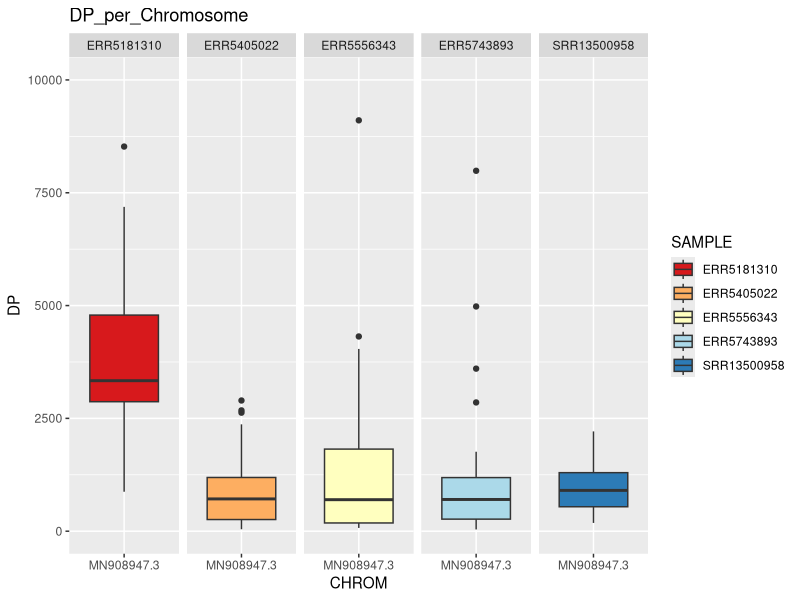
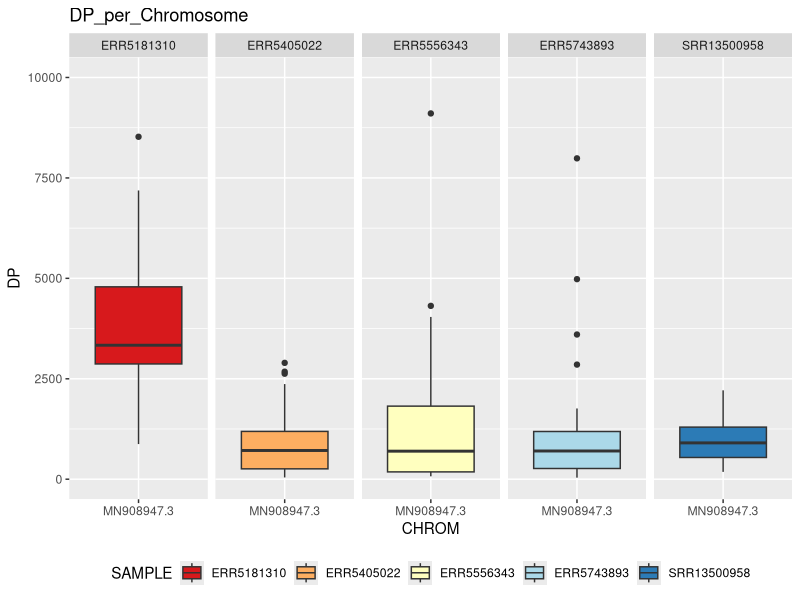
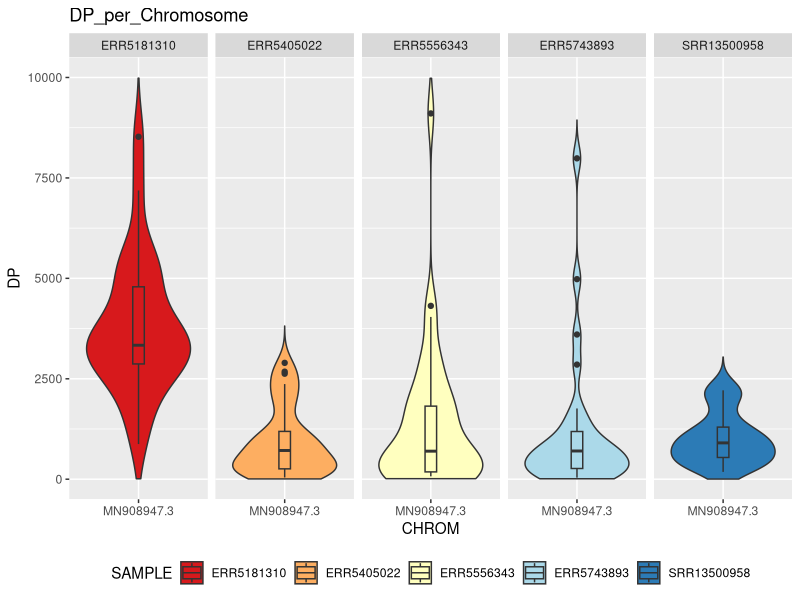
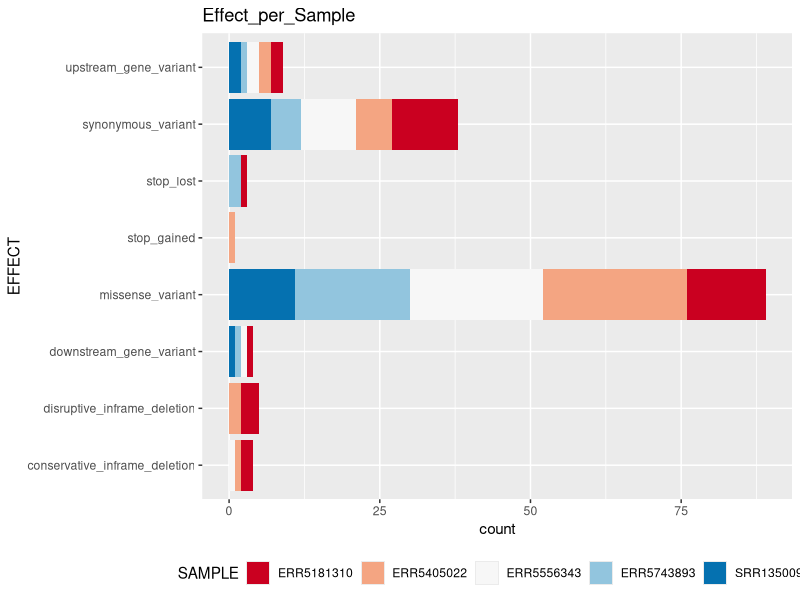
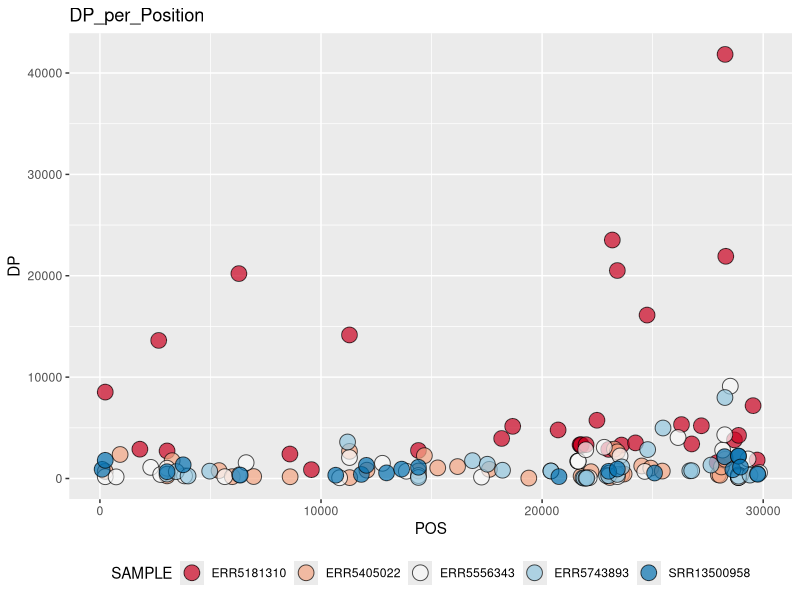
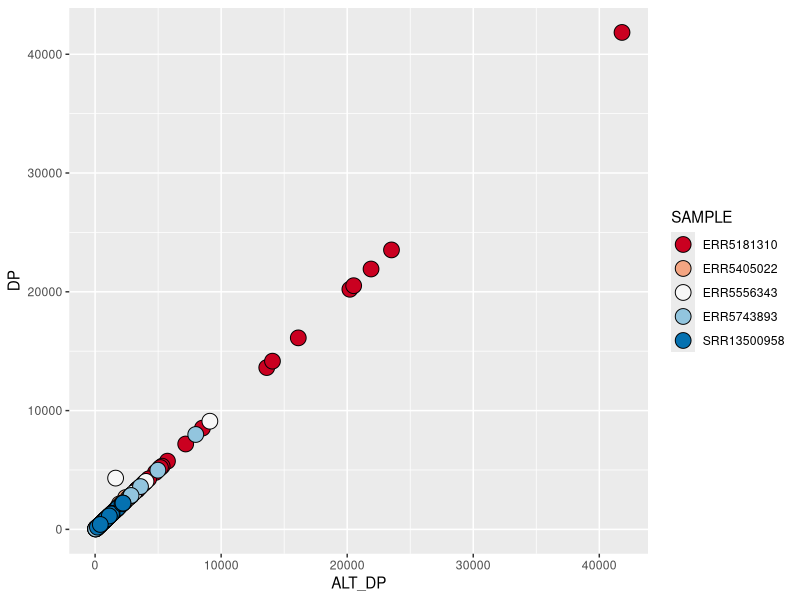
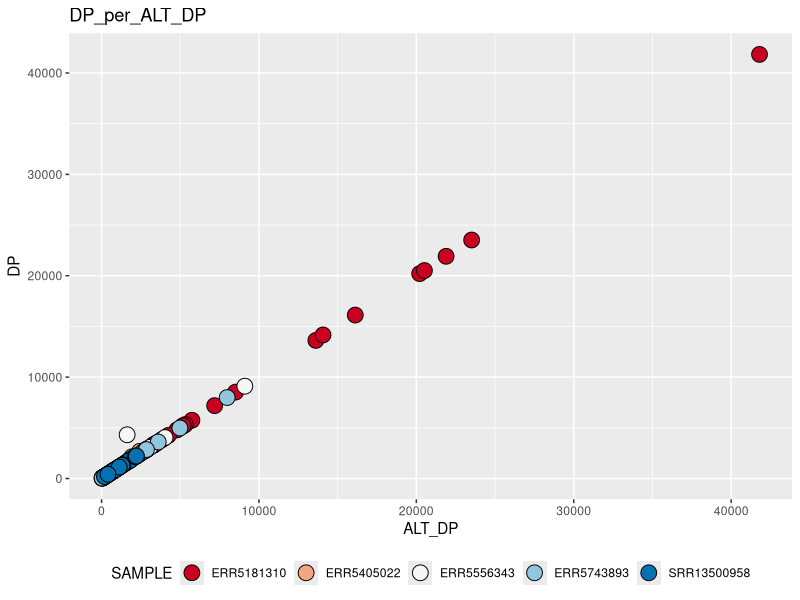

Reproduce these figures in R, in order.
getwd()

# load tidyverse package
library(tidyverse)

#load dataset 
var <- read.csv("variants_long_table.csv")

#explore dataset
head(var)
view(var)

## Check the dimension of the data
dim(var)

# Display the structure of your R object
str(var)

summary(var)

#transform dataframe into tibble
var_tb <- as_tibble(var)

# Compute a LOG2 transformation on the DP values

var_tb_log <- var_tb %>% mutate(DP_log2 = log2(DP))

select(var_tb_log, SAMPLE, REF, ALT, DP, DP_log2) %>% head()

#calculate mean DP value for each sample
var_tb %>% group_by(SAMPLE) %>% summarise(mean(DP))

var_tb %>% mutate(DP100 = DP/100) %>% select(SAMPLE, DP, DP100)

# Distribution of DP values per chromosome and per sample
ggplot(data = var_tb, aes(x=CHROM, y=DP, fill= SAMPLE)) + 
  geom_boxplot() + ylim(0,10000) + scale_fill_brewer(palette="RdYlBu") + 
  labs(title="DP_per_Chromosome") + facet_grid(. ~ SAMPLE)

# Define a variable with plotting options
p_DP_CHROM <- ggplot(data = var_tb, aes(x=CHROM, y=DP, fill= SAMPLE)) + ylim(0,10000) + scale_fill_brewer(palette="RdYlBu") + labs(title="DP_per_Chromosome") + theme(legend.position="bottom")

# Test boxplots with faceting 
p_DP_CHROM + geom_boxplot() + facet_grid(. ~ SAMPLE)

# Combine violin plots and boxplots with faceting
p_DP_CHROM + geom_violin(trim=FALSE) + facet_grid(. ~ SAMPLE) + geom_boxplot(width=0.1)

# Count number of different effects per sample
p_EFFECT <- ggplot(data = var_tb, aes(y=EFFECT, fill= SAMPLE)) + scale_fill_brewer(palette="RdBu") + labs(title="Effect_per_Sample") + theme(legend.position="bottom")

p_EFFECT + geom_bar()

# Count the number of different effects

var_tb %>% count(EFFECT)

# Count the number of different effects and link them to sample information

var_tb %>% count(EFFECT, SAMPLE, sort = TRUE)

# Counting the effects per gene

var_tb %>% count(EFFECT, GENE, sort = TRUE)

# Filtering option 1 to select for effect on stop

filter(var_tb, EFFECT == "stop_lost" | EFFECT == "stop_gained")

# Filtering option 2 to select for effect on stop

filter(var_tb, EFFECT %in% c("stop_lost", "stop_gained"))

# Filtering on effect and selected columns

filter(var_tb, EFFECT %in% c("stop_lost", "stop_gained")) %>% select(SAMPLE, CHROM, GENE, EFFECT)

# Define your variable and plot

p_DP_POS <- ggplot(data = var_tb, aes(x=POS, y=DP, fill= SAMPLE)) + scale_fill_brewer(palette="RdBu") + labs(title="DP_per_Position") + theme(legend.position="bottom")

p_DP_POS + geom_point(shape = 21, size = 5, alpha = 0.7)

# plot of DP Vs Alt_DP
ggplot(data=var_tb, aes(x=ALT_DP, y=DP, fill=SAMPLE)) + 
  scale_fill_brewer(palette="RdBu") + geom_point(shape = 21, size = 5)

test <- ggplot(data=var_tb, aes(x=ALT_DP, y=DP, fill=SAMPLE)) + 
  scale_fill_brewer(palette="RdBu") + geom_point(shape = 21, size = 5)

#plot
test + labs(title = "DP_per_ALT_DP") + 
  theme(legend.position = "bottom")
